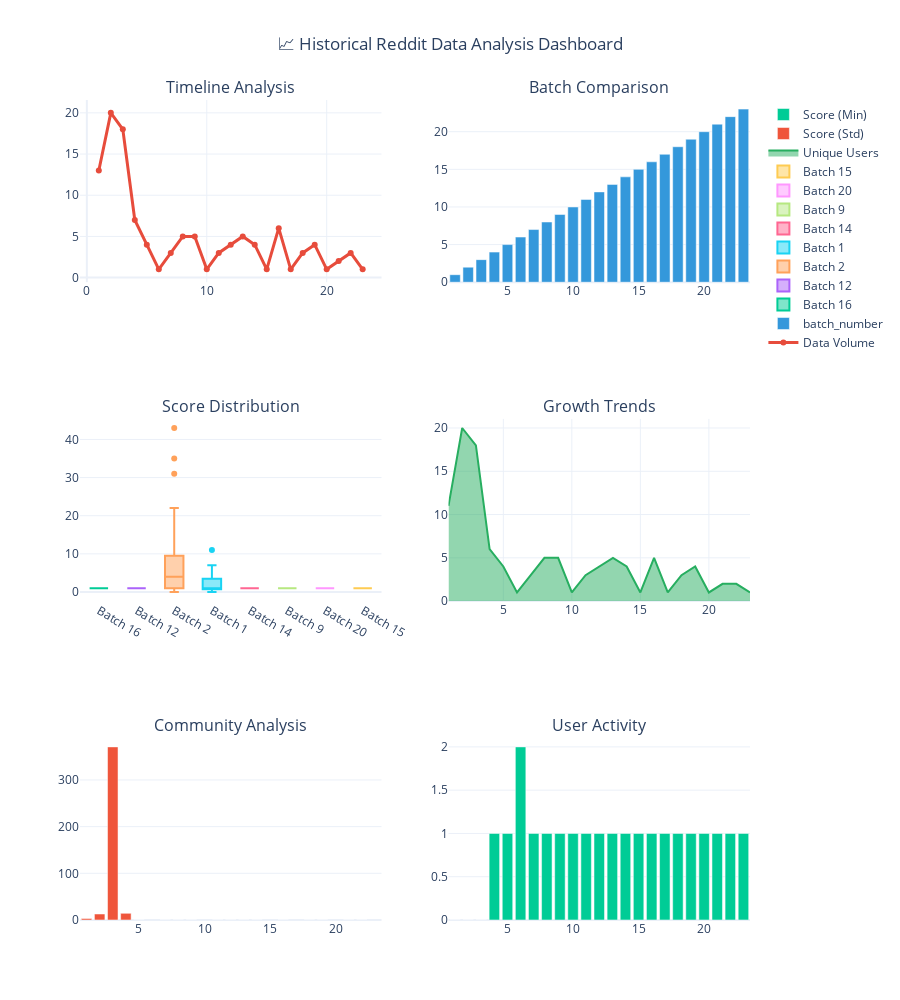

The notebook cell saved with this chart:
### Code cell
# 📈 COMPREHENSIVE HISTORICAL DATA ANALYSIS
# ========================================

def create_historical_analysis():
    """
    Analyze historical Reddit data with smart column detection and flexible visualizations.
    
    This function:
    1. Checks what data columns are available
    2. Creates appropriate visualizations based on available data
    3. Provides summary statistics and insights
    4. Handles missing columns gracefully
    """
    
    # Step 1: Validate data availability
    if historical_raw.empty:
        print("⚠️ No historical data available for analysis")
        return
    
    print("🔍 STARTING HISTORICAL ANALYSIS")
    print("=" * 50)
    print(f"📊 Dataset contains: {len(historical_raw):,} records")
    print(f"📋 Available columns: {list(historical_raw.columns)}")
    
    # Step 2: Identify key columns for analysis
    key_columns = {
        'batch_tracker': 'batch_number',
        'content_score': 'score', 
        'content_type': 'type',
        'community': 'subreddit',
        'user': 'author',
        'timestamp': 'file_timestamp',
        'identifier': 'id'
    }
    
    available_data = {}
    for purpose, column in key_columns.items():
        if column in historical_raw.columns:
            available_data[purpose] = column
            print(f"✅ {purpose.replace('_', ' ').title()}: Using '{column}' column")
        else:
            print(f"⚠️ {purpose.replace('_', ' ').title()}: Column '{column}' not found")
    
    # Step 3: Determine if we can group by batches
    has_batches = 'batch_tracker' in available_data
    batch_column = available_data.get('batch_tracker', 'batch_number')
    
    if has_batches:
        num_batches = historical_raw[batch_column].nunique()
        print(f"📦 Found {num_batches} different batches to analyze")
    else:
        print("📦 No batch information - will analyze as single dataset")
    
    # Step 4: Calculate summary statistics
    print("\n🧮 CALCULATING STATISTICS...")
    
    # Build aggregation rules based on available columns
    aggregation_rules = {}
    
    if 'identifier' in available_data:
        aggregation_rules[available_data['identifier']] = 'count'
    
    if 'content_score' in available_data:
        aggregation_rules[available_data['content_score']] = ['mean', 'median', 'std', 'min', 'max']
    
    if 'content_type' in available_data:
        aggregation_rules[available_data['content_type']] = lambda x: (x == 'post').sum()
    
    if 'user' in available_data:
        aggregation_rules[available_data['user']] = 'nunique'
    
    if 'community' in available_data:
        aggregation_rules[available_data['community']] = 'nunique'
    
    # Group data by batches or treat as single group
    if has_batches and len(aggregation_rules) > 0:
        summary_stats = historical_raw.groupby(batch_column).agg(aggregation_rules).round(2)
    elif len(aggregation_rules) > 0:
        # Create single-row summary for entire dataset
        summary_stats = historical_raw.agg(aggregation_rules).to_frame().T
        summary_stats.index = ['Overall']
    else:
        print("⚠️ No suitable columns found for statistical analysis")
        return
    
    # Step 5: Clean up column names for readability
    clean_columns = []
    for col in summary_stats.columns:
        if isinstance(col, tuple):
            # Handle multi-level column names from groupby aggregation
            base_name = col[0].replace('_', ' ').title()
            stat_name = col[1] if col[1] != '<lambda>' else 'Posts'
            clean_columns.append(f"{base_name} ({stat_name.title()})")
        else:
            clean_columns.append(col.replace('_', ' ').title())
    
    summary_stats.columns = clean_columns
    summary_stats = summary_stats.reset_index()
    
    print(f"✅ Generated {len(summary_stats)} summary records")
    
    # Step 6: Create visualizations based on available data
    print("\n📊 CREATING VISUALIZATIONS...")
    
    # Determine what charts we can create
    chart_plan = []
    
    if has_batches and len(summary_stats) > 1:
        chart_plan.extend([
            ('Timeline Analysis', 'line'),
            ('Batch Comparison', 'bar'),
            ('Score Distribution', 'box'),
            ('Growth Trends', 'area'),
            ('Community Analysis', 'scatter'),
            ('User Activity', 'heatmap')
        ])
    else:
        chart_plan.extend([
            ('Data Overview', 'bar'),
            ('Score Analysis', 'histogram'),
            ('Content Distribution', 'pie'),
            ('Top Contributors', 'bar')
        ])
    
    # Create subplot layout
    num_charts = min(6, len(chart_plan))
    rows, cols = 3, 2
    
    fig = make_subplots(
        rows=rows, cols=cols,
        subplot_titles=[chart[0] for chart in chart_plan[:num_charts]],
        specs=[[{"type": "xy"}] * cols for _ in range(rows)]
    )
    
    # Step 7: Generate charts based on available data
    chart_positions = [(1,1), (1,2), (2,1), (2,2), (3,1), (3,2)]
    
    x_axis = summary_stats[batch_column] if has_batches else summary_stats.index
    
    for i, ((chart_name, chart_type), (row, col)) in enumerate(zip(chart_plan[:num_charts], chart_positions)):
        
        try:
            if chart_name == 'Timeline Analysis' and has_batches:
                # Show data volume over time
                count_col = [col for col in summary_stats.columns if 'count' in col.lower()]
                if count_col:
                    fig.add_trace(
                        go.Scatter(
                            x=x_axis, 
                            y=summary_stats[count_col[0]],
                            mode='lines+markers',
                            name='Data Volume',
                            line=dict(color='#e74c3c', width=3)
                        ), row=row, col=col
                    )
            
            elif chart_name == 'Batch Comparison':
                # Compare different metrics across batches
                numeric_cols = summary_stats.select_dtypes(include=[np.number]).columns
                if len(numeric_cols) > 0:
                    fig.add_trace(
                        go.Bar(
                            x=x_axis,
                            y=summary_stats[numeric_cols[0]],
                            name=numeric_cols[0],
                            marker_color='#3498db'
                        ), row=row, col=col
                    )
            
            elif chart_name == 'Score Distribution' and 'content_score' in available_data:
                # Box plot of scores across batches
                if has_batches:
                    unique_batches = historical_raw[batch_column].unique()[:8]  # Limit for performance
                    for batch in unique_batches:
                        batch_data = historical_raw[historical_raw[batch_column] == batch]
                        fig.add_trace(
                            go.Box(
                                y=batch_data[available_data['content_score']], 
                                name=f'Batch {batch}',
                                boxpoints='outliers'
                            ), row=row, col=col
                        )
                else:
                    fig.add_trace(
                        go.Histogram(
                            x=historical_raw[available_data['content_score']], 
                            name='Score Distribution',
                            marker_color='#27ae60'
                        ), row=row, col=col
                    )
            
            elif chart_name == 'Growth Trends' and has_batches:
                # Show growth trends
                if 'user' in available_data:
                    user_col = [col for col in summary_stats.columns if 'user' in col.lower() or 'author' in col.lower()]
                    if user_col:
                        fig.add_trace(
                            go.Scatter(
                                x=x_axis,
                                y=summary_stats[user_col[0]],
                                fill='tonexty',
                                name='Unique Users',
                                line=dict(color='#27ae60')
                            ), row=row, col=col
                        )
            
            else:
                # Default: simple bar chart with available data
                numeric_cols = summary_stats.select_dtypes(include=[np.number]).columns
                if len(numeric_cols) > i % len(numeric_cols):
                    col_to_plot = numeric_cols[i % len(numeric_cols)]
                    fig.add_trace(
                        go.Bar(
                            x=x_axis,
                            y=summary_stats[col_to_plot],
                            name=col_to_plot,
                            #marker_color=f'hsl({(i*60) % 360}, 70%, 50%)'
                        ), row=row, col=col
                    )
                    
        except Exception as e:
            print(f"⚠️ Could not create {chart_name}: {e}")
    
    # Step 8: Finalize and display visualization
    fig.update_layout(
        title_text="📈 Historical Reddit Data Analysis Dashboard",
        showlegend=True,
        height=1000,
        template="plotly_white",
        title_x=0.5
    )
    
    fig.show()
    
    # Step 9: Display summary table and insights
    print("\n📊 SUMMARY STATISTICS TABLE:")
    print("=" * 80)
    display(summary_stats)
    
    # Step 10: Generate key insights
    print(f"\n🔍 KEY INSIGHTS FROM ANALYSIS:")
    print("=" * 50)
    
    if has_batches:
        print(f"📦 Analyzed {len(summary_stats)} different data batches")
    else:
        print(f"📊 Analyzed complete dataset as single unit")
    
    # Find numeric columns for insights
    numeric_columns = summary_stats.select_dtypes(include=[np.number]).columns
    
    for col in numeric_columns[:5]:  # Show insights for first 5 numeric columns
        try:
            col_data = summary_stats[col]
            avg_val = col_data.mean()
            min_val = col_data.min()
            max_val = col_data.max()
            
            print(f"📈 {col}:")
            print(f"   • Average: {avg_val:.2f}")
            print(f"   • Range: {min_val:.2f} to {max_val:.2f}")
            
            if len(col_data) > 1:
                trend = "increasing" if col_data.iloc[-1] > col_data.iloc[0] else "decreasing"
                print(f"   • Trend: {trend}")
                
        except Exception as e:
            print(f"   ⚠️ Could not analyze {col}: {e}")
    
    print("\n✅ Historical analysis completed!")

# Execute the analysis
create_historical_analysis()

### Figure 1 — Plotly figure (JSON) as saved in the notebook; plotly's stock layout.template omitted (floating-point values rounded to 4 significant figures)
{"data": [{"line": {"color": "#e74c3c", "width": 3}, "mode": "lines+markers", "name": "Data Volume", "type": "scatter", "x": [1, 2, 3, 4, 5, 6, 7, 8, 9, 10, 11, 12, 13, 14, 15, 16, 17, 18, 19, 20, 21, 22, 23], "xaxis": "x", "y": [13, 20, 18, 7, 4, 1, 3, 5, 5, 1, 3, 4, 5, 4, 1, 6, 1, 3, 4, 1, 2, 3, 1], "yaxis": "y"}, {"marker": {"color": "#3498db"}, "name": "batch_number", "type": "bar", "x": [1, 2, 3, 4, 5, 6, 7, 8, 9, 10, 11, 12, 13, 14, 15, 16, 17, 18, 19, 20, 21, 22, 23], "xaxis": "x2", "y": [1, 2, 3, 4, 5, 6, 7, 8, 9, 10, 11, 12, 13, 14, 15, 16, 17, 18, 19, 20, 21, 22, 23], "yaxis": "y2"}, {"boxpoints": "outliers", "name": "Batch 16", "type": "box", "xaxis": "x3", "y": [1, 1, 1, 1, 1, 1], "yaxis": "y3"}, {"boxpoints": "outliers", "name": "Batch 12", "type": "box", "xaxis": "x3", "y": [1, 1, 1, 1], "yaxis": "y3"}, {"boxpoints": "outliers", "name": "Batch 2", "type": "box", "xaxis": "x3", "y": [22, 0, 31, 0, 2, 11, 4, 1, 2, 7, 1, 43, 0, 1, 8, 8, 35, 2, 4, 6], "yaxis": "y3"}, {"boxpoints": "outliers", "name": "Batch 1", "type": "box", "xaxis": "x3", "y": [1, 0, 1, 0, 11, 0, 3, 1, 3, 7, 2, 5, 1], "yaxis": "y3"}, {"boxpoints": "outliers", "name": "Batch 14", "type": "box", "xaxis": "x3", "y": [1, 1, 1, 1], "yaxis": "y3"}, {"boxpoints": "outliers", "name": "Batch 9", "type": "box", "xaxis": "x3", "y": [1, 1, 1, 1, 1], "yaxis": "y3"}, {"boxpoints": "outliers", "name": "Batch 20", "type": "box", "xaxis": "x3", "y": [1], "yaxis": "y3"}, {"boxpoints": "outliers", "name": "Batch 15", "type": "box", "xaxis": "x3", "y": [1], "yaxis": "y3"}, {"fill": "tonexty", "line": {"color": "#27ae60"}, "name": "Unique Users", "type": "scatter", "x": [1, 2, 3, 4, 5, 6, 7, 8, 9, 10, 11, 12, 13, 14, 15, 16, 17, 18, 19, 20, 21, 22, 23], "xaxis": "x4", "y": [11, 20, 18, 6, 4, 1, 3, 5, 5, 1, 3, 4, 5, 4, 1, 5, 1, 3, 4, 1, 2, 2, 1], "yaxis": "y4"}, {"name": "Score (Std)", "type": "bar", "x": [1, 2, 3, 4, 5, 6, 7, 8, 9, 10, 11, 12, 13, 14, 15, 16, 17, 18, 19, 20, 21, 22, 23], "xaxis": "x5", "y": [3.25, 12.84, 370.8, 14.22, 0.0, NaN, 0.0, 0.0, 0.0, NaN, 0.0, 0.0, 0.0, 0.0, NaN, 0.0, NaN, 0.0, 0.0, NaN, 0.0, 0.0, NaN], "yaxis": "y5"}, {"name": "Score (Min)", "type": "bar", "x": [1, 2, 3, 4, 5, 6, 7, 8, 9, 10, 11, 12, 13, 14, 15, 16, 17, 18, 19, 20, 21, 22, 23], "xaxis": "x6", "y": [0, 0, 0, 1, 1, 2, 1, 1, 1, 1, 1, 1, 1, 1, 1, 1, 1, 1, 1, 1, 1, 1, 1], "yaxis": "y6"}], "layout": {"annotations": [{"font": {"size": 16}, "showarrow": false, "text": "Timeline Analysis", "x": 0.225, "xanchor": "center", "xref": "paper", "y": 1, "yanchor": "bottom", "yref": "paper"}, {"font": {"size": 16}, "showarrow": false, "text": "Batch Comparison", "x": 0.775, "xanchor": "center", "xref": "paper", "y": 1, "yanchor": "bottom", "yref": "paper"}, {"font": {"size": 16}, "showarrow": false, "text": "Score Distribution", "x": 0.225, "xanchor": "center", "xref": "paper", "y": 0.6111, "yanchor": "bottom", "yref": "paper"}, {"font": {"size": 16}, "showarrow": false, "text": "Growth Trends", "x": 0.775, "xanchor": "center", "xref": "paper", "y": 0.6111, "yanchor": "bottom", "yref": "paper"}, {"font": {"size": 16}, "showarrow": false, "text": "Community Analysis", "x": 0.225, "xanchor": "center", "xref": "paper", "y": 0.2222, "yanchor": "bottom", "yref": "paper"}, {"font": {"size": 16}, "showarrow": false, "text": "User Activity", "x": 0.775, "xanchor": "center", "xref": "paper", "y": 0.2222, "yanchor": "bottom", "yref": "paper"}], "height": 1000, "showlegend": true, "title": {"text": "📈 Historical Reddit Data Analysis Dashboard", "x": 0.5}, "xaxis": {"anchor": "y", "domain": [0, 0.45]}, "xaxis2": {"anchor": "y2", "domain": [0.55, 1]}, "xaxis3": {"anchor": "y3", "domain": [0, 0.45]}, "xaxis4": {"anchor": "y4", "domain": [0.55, 1]}, "xaxis5": {"anchor": "y5", "domain": [0, 0.45]}, "xaxis6": {"anchor": "y6", "domain": [0.55, 1]}, "yaxis": {"anchor": "x", "domain": [0.7778, 1]}, "yaxis2": {"anchor": "x2", "domain": [0.7778, 1]}, "yaxis3": {"anchor": "x3", "domain": [0.3889, 0.6111]}, "yaxis4": {"anchor": "x4", "domain": [0.3889, 0.6111]}, "yaxis5": {"anchor": "x5", "domain": [0, 0.2222]}, "yaxis6": {"anchor": "x6", "domain": [0, 0.2222]}}}
